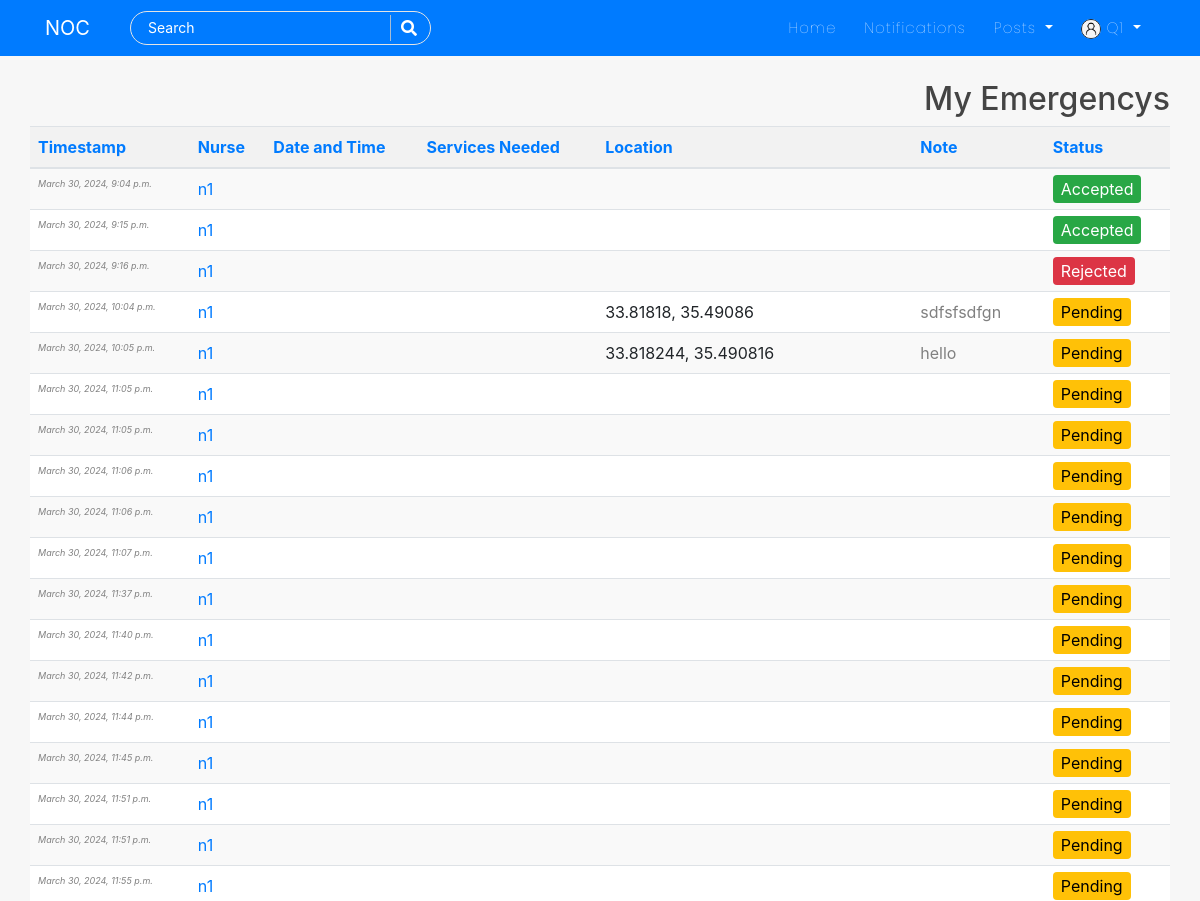
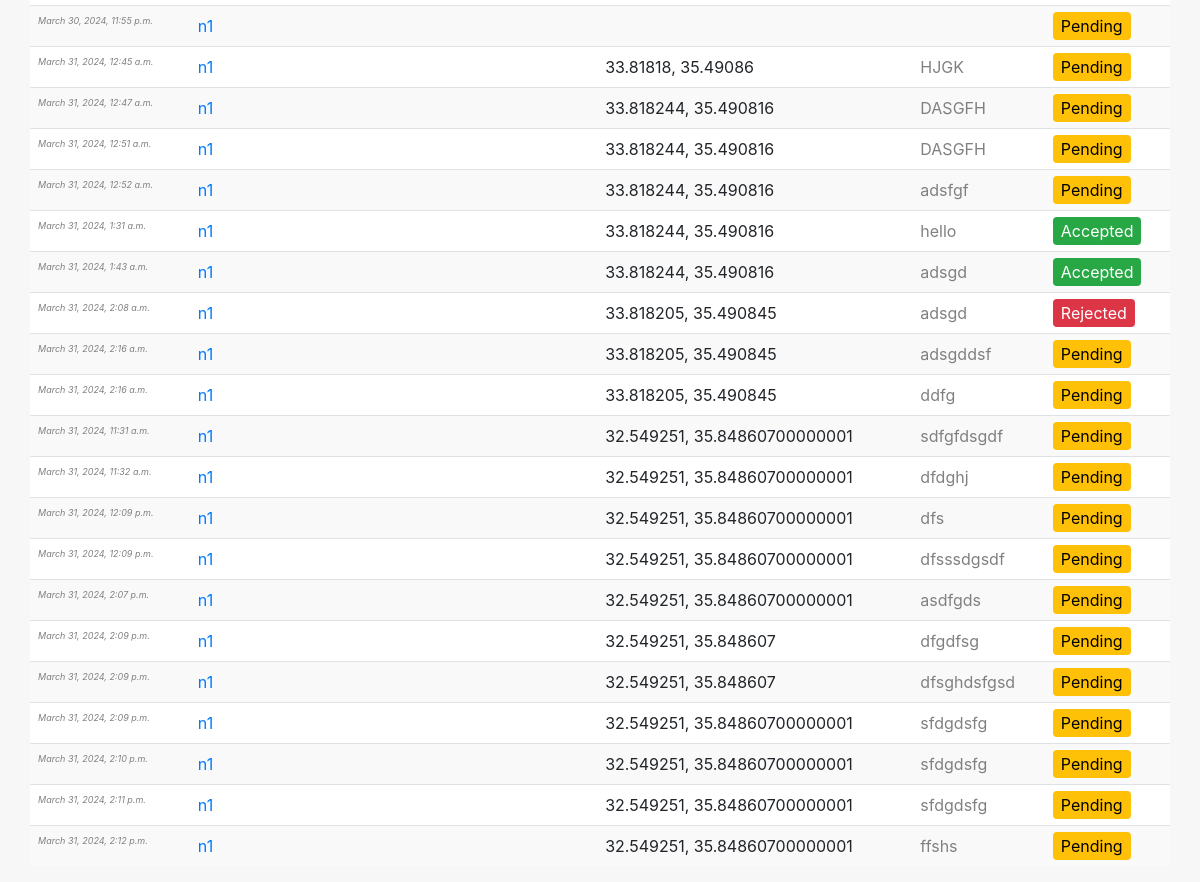
The app's page /my-Emergencys/ (signed in) with its own data (2 pictures, top to bottom).
### users/models.py (models this page shows, shortened)
class Profile(models.Model):
    USER_TYPE_CHOICES = (
        ('patient', 'Patient'),
        ('nurse', 'Nurse'),
    )
    user = models.OneToOneField(User, on_delete=models.CASCADE)
    is_online = models.BooleanField(default=False)
    following = models.ManyToManyField(User, related_name="following", blank=True)
    friends = models.ManyToManyField(User, related_name='my_friends', blank=True)
    bio = models.CharField(default="",blank=True,null=True,max_length=350)
    date_of_birth = models.CharField(blank=True,max_length=150)
    updated = models.DateTimeField(auto_now=True)
    created = models.DateTimeField(auto_now_add=True)
    image = models.ImageField(default='default.jpg', upload_to='profile_pics',blank=True, null=True)
    facebook_link = models.URLField(blank=True, null=True)
    twitter_link = models.URLField(blank=True, null=True)
    instagram_link = models.URLField(blank=True, null=True)
    linkedin_link = models.URLField(blank=True, null=True)
    user_type = models.CharField(max_length=10, choices=USER_TYPE_CHOICES,)
    is_available_for_emergencies = models.BooleanField(default=True)
    location = models.CharField(max_length=100,null=True)

### Emergency/models.py (models this page shows, shortened)
class EmergencyRequest(models.Model):
    sender = models.ForeignKey(User, on_delete=models.CASCADE, related_name='sent_emergency_requests')
    receiver = models.ForeignKey(User, on_delete=models.CASCADE, related_name='received_emergency_requests')
    location = models.CharField(max_length=100)
    note = models.TextField(default="Nothing")
    is_active = models.BooleanField(default=True)
    is_accepted = models.BooleanField(default=False)  # New field to track acceptance
    timestamp = models.DateTimeField(auto_now_add=True)
    date_time = models.DateTimeField(auto_now_add=True, null=True)
    distance = models.FloatField(null=True)

### Emergency/views.py (the view)
# urls.py: path('my-Emergencys/', views.my_Emergencys, name='my_Emergencys'),
@login_required
def my_Emergencys(request):
    if not request.user.is_authenticated or not hasattr(request.user, 'profile') or request.user.profile.user_type != 'patient':
        return redirect('/home/')
    Emergency_requests = EmergencyRequest.objects.filter(sender=request.user)
    return render(request, 'my_Emergencys.html', {'Emergency_requests': Emergency_requests})

### Emergency/templates/my_Emergencys.html (shortened to what this page needs)
{% extends "blog/base.html" %}
{% block content %}
<h2>My Emergencys</h2>
{% if Emergency_requests %}
  <div class="table-responsive">
    <table class="table Emergency-table" id="Emergency-table">
      <thead>
        <tr>
          <th><a href="#" class="sort" data-column="timestamp">Timestamp</a></th>
          <th><a href="#" class="sort" data-column="nurse">Nurse</a></th>
          <th><a href="#" class="sort" data-column="date_time_available">Date and Time</a></th>
          <th><a href="#" class="sort" data-column="services_needed">Services Needed</a></th>
          <th><a href="#" class="sort" data-column="location">Location</a></th>
          <th><a href="#" class="sort" data-column="note">Note</a></th>
          <th><a href="#" class="sort" data-column="status">Status</a></th>
        </tr>
      </thead>
      <tbody>
        {% for Emergency_request in Emergency_requests %}
          <tr class="{% cycle 'odd' 'even' %}">
            <td style="color:gray ;font-size: xx-small; font-style: italic;">{{ Emergency_request.timestamp }}</td>
            <td><a href="{% url 'public-profile' Emergency_request.receiver.username %}">{{ Emergency_request.receiver.username }}</a></td>
            <td>{{ Emergency_request.date_time_available }}</td>
            <td>{{ Emergency_request.services_needed}}</td>
            <td>{{ Emergency_request.location }}</td>
            <td style="color: grey;">{{ Emergency_request.note}}</td>
            <td>
              {% if Emergency_request.is_accepted %}
                <span class="status accepted">Accepted</span>
              {% elif Emergency_request.is_active %}
                <span class="status pending">Pending</span>
              {% else %}
                <span class="status rejected">Rejected</span>
              {% endif %}
            </td>
          </tr>
        {% endfor %}
      </tbody>
    </table>
  </div>
{% else %}
  <p>No Emergencys sent.</p>
{% endif %}
{% endblock %}

### blog/templates/blog/navbar.html (shortened to what this page needs)
<nav class="navbar navbar-expand-lg navbar-dark bg-steel fixed-top">
    <div class="container">
      <a class="navbar-brand mr-4 pr-3" href="/">NOC</a>
      <div class="collapse navbar-collapse" id="navbarToggle">
        <div class="navbar-nav mr-auto">
          <div id="searchbar" >
            <form method="GET" action="/search">
              <input required name="query" id="search" type="text" placeholder="Search">
              <button class="search-btn" type="submit"><i class="fas fa-search"></i></button>
            </form>
          </div>
        </div>
        <div class="navbar-nav">
          <a class="nav-item nav-link" href="{% url 'blog-home' %}">Home</a>
          {% if user.is_authenticated %}
          <a class="nav-item nav-link" href="{% url 'show-notifications' %}">Notifications</a>
          <div class="dropdown">
            <a class="dropdown-toggle nav-link" href="#" role="button" id="dropdownMenuLink1" data-toggle="dropdown" aria-haspopup="true" aria-expanded="false">
              Posts
            </a>
          </div>
          {% endif %}
          {% if user.is_authenticated %}
            <div class="dropdown">
              <a class="dropdown-toggle nav-link" href="#" role="button" id="dropdownMenuLink2" data-toggle="dropdown" aria-haspopup="true" aria-expanded="false">
                <img class="rounded-circle" style="height: 20px; width: 20px;" src="{{user.profile.image.url}}" alt="">&nbsp;{{user|truncatechars:"10"}}
              </a>
            </div>
          {% else %}
            <a class="nav-item nav-link" href="{% url 'account_login' %}">Login</a>
            <a class="nav-item nav-link" href="{% url 'register' %}">Register</a>
          {% endif %}
        </div>
      </div>
    </div>
</nav>

### blog/static/blog/main.css (style rules this page uses)
body { background: #f7f7f7; color: #333333; margin-top: 5rem; scroll-behavior: smooth; }
h1, h2, h3, h4, h5, h6 { color: #444444; }
.bg-steel { background: #007bff ; }
.site-header .navbar-nav .nav-link { color: #ffffff; font-family:'Poppins'; font-weight: 100; margin: 0px 6px; font-size: 15px; letter-spacing: 1px; }
#searchbar form { width: auto; display: flex; flex-direction: row; border-radius: 50px; padding: 3px 15px; background-color: transparent; border: 1px solid #e4e4e4; margin-right: 10px; }
#searchbar form input::placeholder { color: #fff; font-size: 14px; }
#searchbar form input { border: none; outline: none; color: #fff; font-size: 15px; flex: 1; background-color:transparent; }
.search-btn { color:#fff; border: none; width: 25px; padding-left: 10px; border-left: 1px solid rgba(202, 202, 202, 0.829); outline: none; background-color: transparent; }
.search-btn i { font-size: 16px; }

### Emergency/templates/my_Emergencys.html (style rules this page uses)
.Emergency-table { width: 100%; border-collapse: collapse; }
.Emergency-table th, .Emergency-table td { padding: 8px; text-align: left; }
.Emergency-table th { background-color: #f2f2f2; }
.Emergency-table tr.odd { background-color: #f9f9f9; }
.Emergency-table tr.even { background-color: #ffffff; }
.status { padding: 4px 8px; border-radius: 4px; }
.accepted { background-color: #28a745; color: #ffffff; }
.pending { background-color: #ffc107; color: #000000; }
.rejected { background-color: #dc3545; color: #ffffff; }
h2 { display: block; }

### records on screen
EmergencyRequest: timestamp "March 30, 2024, 9:04 p.m.", receiver.username "n1", is_accepted "Accepted"
EmergencyRequest: timestamp "March 30, 2024, 9:15 p.m.", receiver.username "n1", is_accepted "Accepted"
EmergencyRequest: timestamp "March 30, 2024, 9:16 p.m.", receiver.username "n1", is_accepted "Rejected"
EmergencyRequest: timestamp "March 30, 2024, 10:04 p.m.", receiver.username "n1", location "33.81818, 35.49086", note "sdfsfsdfgn", is_accepted "Pending"
EmergencyRequest: timestamp "March 30, 2024, 10:05 p.m.", receiver.username "n1", location "33.818244, 35.490816", note "hello", is_accepted "Pending"
EmergencyRequest: timestamp "March 30, 2024, 11:05 p.m.", receiver.username "n1", is_accepted "Pending"
EmergencyRequest: timestamp "March 30, 2024, 11:05 p.m.", receiver.username "n1", is_accepted "Pending"
EmergencyRequest: timestamp "March 30, 2024, 11:06 p.m.", receiver.username "n1", is_accepted "Pending"
EmergencyRequest: timestamp "March 30, 2024, 11:06 p.m.", receiver.username "n1", is_accepted "Pending"
EmergencyRequest: timestamp "March 30, 2024, 11:07 p.m.", receiver.username "n1", is_accepted "Pending"
EmergencyRequest: timestamp "March 30, 2024, 11:37 p.m.", receiver.username "n1", is_accepted "Pending"
EmergencyRequest: timestamp "March 30, 2024, 11:40 p.m.", receiver.username "n1", is_accepted "Pending"
EmergencyRequest: timestamp "March 30, 2024, 11:42 p.m.", receiver.username "n1", is_accepted "Pending"
EmergencyRequest: timestamp "March 30, 2024, 11:44 p.m.", receiver.username "n1", is_accepted "Pending"
EmergencyRequest: timestamp "March 30, 2024, 11:45 p.m.", receiver.username "n1", is_accepted "Pending"
EmergencyRequest: timestamp "March 30, 2024, 11:51 p.m.", receiver.username "n1", is_accepted "Pending"
EmergencyRequest: timestamp "March 30, 2024, 11:51 p.m.", receiver.username "n1", is_accepted "Pending"
EmergencyRequest: timestamp "March 30, 2024, 11:55 p.m.", receiver.username "n1", is_accepted "Pending"
EmergencyRequest: timestamp "March 30, 2024, 11:55 p.m.", receiver.username "n1", is_accepted "Pending"
EmergencyRequest: timestamp "March 31, 2024, 12:45 a.m.", receiver.username "n1", location "33.81818, 35.49086", note "HJGK", is_accepted "Pending"
EmergencyRequest: timestamp "March 31, 2024, 12:47 a.m.", receiver.username "n1", location "33.818244, 35.490816", note "DASGFH", is_accepted "Pending"
EmergencyRequest: timestamp "March 31, 2024, 12:51 a.m.", receiver.username "n1", location "33.818244, 35.490816", note "DASGFH", is_accepted "Pending"
EmergencyRequest: timestamp "March 31, 2024, 12:52 a.m.", receiver.username "n1", location "33.818244, 35.490816", note "adsfgf", is_accepted "Pending"
EmergencyRequest: timestamp "March 31, 2024, 1:31 a.m.", receiver.username "n1", location "33.818244, 35.490816", note "hello", is_accepted "Accepted"
EmergencyRequest: timestamp "March 31, 2024, 1:43 a.m.", receiver.username "n1", location "33.818244, 35.490816", note "adsgd", is_accepted "Accepted"
EmergencyRequest: timestamp "March 31, 2024, 2:08 a.m.", receiver.username "n1", location "33.818205, 35.490845", note "adsgd", is_accepted "Rejected"
EmergencyRequest: timestamp "March 31, 2024, 2:16 a.m.", receiver.username "n1", location "33.818205, 35.490845", note "adsgddsf", is_accepted "Pending"
EmergencyRequest: timestamp "March 31, 2024, 2:16 a.m.", receiver.username "n1", location "33.818205, 35.490845", note "ddfg", is_accepted "Pending"
EmergencyRequest: timestamp "March 31, 2024, 11:31 a.m.", receiver.username "n1", location "32.549251, 35.84860700000001", note "sdfgfdsgdf", is_accepted "Pending"
EmergencyRequest: timestamp "March 31, 2024, 11:32 a.m.", receiver.username "n1", location "32.549251, 35.84860700000001", note "dfdghj", is_accepted "Pending"
EmergencyRequest: timestamp "March 31, 2024, 12:09 p.m.", receiver.username "n1", location "32.549251, 35.84860700000001", note "dfs", is_accepted "Pending"
EmergencyRequest: timestamp "March 31, 2024, 12:09 p.m.", receiver.username "n1", location "32.549251, 35.84860700000001", note "dfsssdgsdf", is_accepted "Pending"
EmergencyRequest: timestamp "March 31, 2024, 2:07 p.m.", receiver.username "n1", location "32.549251, 35.84860700000001", note "asdfgds", is_accepted "Pending"
EmergencyRequest: timestamp "March 31, 2024, 2:09 p.m.", receiver.username "n1", location "32.549251, 35.848607", note "dfgdfsg", is_accepted "Pending"
EmergencyRequest: timestamp "March 31, 2024, 2:09 p.m.", receiver.username "n1", location "32.549251, 35.848607", note "dfsghdsfgsd", is_accepted "Pending"
EmergencyRequest: timestamp "March 31, 2024, 2:09 p.m.", receiver.username "n1", location "32.549251, 35.84860700000001", note "sfdgdsfg", is_accepted "Pending"
EmergencyRequest: timestamp "March 31, 2024, 2:10 p.m.", receiver.username "n1", location "32.549251, 35.84860700000001", note "sfdgdsfg", is_accepted "Pending"
EmergencyRequest: timestamp "March 31, 2024, 2:11 p.m.", receiver.username "n1", location "32.549251, 35.84860700000001", note "sfdgdsfg", is_accepted "Pending"
EmergencyRequest: timestamp "March 31, 2024, 2:12 p.m.", receiver.username "n1", location "32.549251, 35.84860700000001", note "ffshs", is_accepted "Pending"

### other values on screen
{{ user|truncatechars:"10" }} "Q1"
